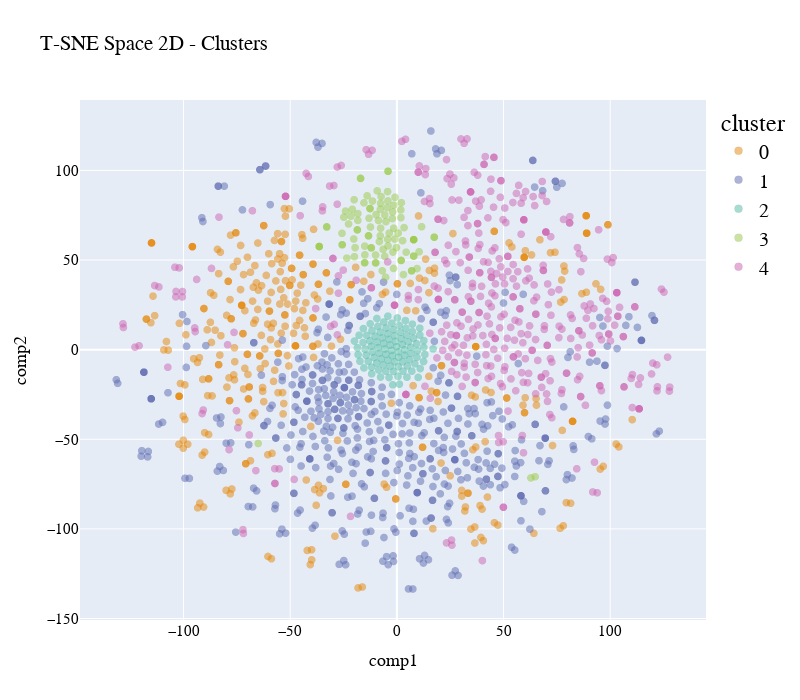

Write notebook code for a chart like this one.
### Code cell
plot_pca_2d(df_tsne_2d, title = "T-SNE Space 2D - Clusters", opacity=0.5, width_line = 0.1)

### Figure 1 — Plotly figure (JSON) as saved in the notebook; plotly's stock layout.template omitted (floating-point values rounded to 4 significant figures; data arrays with more than 128 entries replaced by an {"elided": "..."} marker saying what was removed)
{"data": [{"hovertemplate": "cluster=0<br>comp1=%{x}<br>comp2=%{y}<extra></extra>", "legendgroup": "0", "marker": {"color": "rgb(229, 134, 6)", "line": {"color": "black", "width": 0.1}, "opacity": 0.5, "size": 8, "symbol": "circle"}, "mode": "markers", "name": "0", "showlegend": true, "type": "scattergl", "x": {"elided": "356 float values"}, "xaxis": "x", "y": {"elided": "356 float values"}, "yaxis": "y"}, {"hovertemplate": "cluster=1<br>comp1=%{x}<br>comp2=%{y}<extra></extra>", "legendgroup": "1", "marker": {"color": "rgb(93, 105, 177)", "line": {"color": "black", "width": 0.1}, "opacity": 0.5, "size": 8, "symbol": "circle"}, "mode": "markers", "name": "1", "showlegend": true, "type": "scattergl", "x": {"elided": "522 float values"}, "xaxis": "x", "y": {"elided": "522 float values"}, "yaxis": "y"}, {"hovertemplate": "cluster=2<br>comp1=%{x}<br>comp2=%{y}<extra></extra>", "legendgroup": "2", "marker": {"color": "rgb(82, 188, 163)", "line": {"color": "black", "width": 0.1}, "opacity": 0.5, "size": 8, "symbol": "circle"}, "mode": "markers", "name": "2", "showlegend": true, "type": "scattergl", "x": [9.431, -13.43, 5.933, 8.443, -10.26, -7.263, -10.7, -5.083, -2.505, -9.356, -7.665, -8.232, 0.6665, -6.307, -8.888, -0.06687, -7.82, 12.52, -2.368, 4.594, -17.71, -4.305, 13.13, -3.158, 0.7944, -15.44, 10.76, 9.617, 9.279, -8.711, -6.089, 16.99, 6.505, -11.82, 4.933, -15.7, 3.641, -18.2, 4.714, -8.548, 2.665, 7.254, -11.49, 4.185, -12.51, 0.7065, -1.598, 2.061, -9.45, -1.505, -4.187, -1.092, 1.57, 10.77, -3.709, -1.915, -3.681, -0.6344, 0.2212, -9.257, -17.3, 10.96, 6.626, -14.1, -5.617, -14.42, -11.85, -6.155, -12.6, 7.794, 0.5345, -11.95, -5.164, -6.854, -18.48, 4.0, -5.1, 3.632, -15.86, -14.92, -4.204, 2.613, 1.181, -19.9, -2.113, -3.082, 12.62, 7.3, 2.877, 7.038, 12.65, 5.264, 9.973, -1.059, -11.67, 1.092], "xaxis": "x", "y": [-4.263, -6.51, -5.541, -7.893, 7.404, -5.063, -4.396, 12.06, -0.4171, 17.38, -15.29, -1.966, -9.467, -8.531, 13.0, 1.615, 9.744, -6.618, 14.75, 7.955, 8.041, 8.901, -2.734, 2.599, -4.269, -10.21, 12.0, -0.5374, 3.258, 1.113, 15.42, 0.4441, 1.346, -13.5, -9.093, 11.76, -3.205, -2.784, -15.35, -11.32, -6.79, 14.24, -1.291, 11.86, 14.41, -1.226, 11.17, 6.109, -7.48, -12.17, -5.878, 7.81, 9.656, 8.149, 5.739, -19.62, -15.56, 4.634, 17.71, 4.233, -6.489, -10.56, -2.049, 7.932, 0.3709, -3.213, -9.739, 3.481, 4.911, 6.33, -14.93, 1.842, -12.09, 6.634, 1.031, 16.23, -2.633, 0.008617, 4.011, 0.2878, 18.71, 2.886, -19.25, 4.793, -3.395, -9.194, 1.272, 10.08, -11.97, -11.99, 5.021, 4.363, -15.47, -6.713, 10.59, 13.53], "yaxis": "y"}, {"hovertemplate": "cluster=3<br>comp1=%{x}<br>comp2=%{y}<extra></extra>", "legendgroup": "3", "marker": {"color": "rgb(153, 201, 69)", "line": {"color": "black", "width": 0.1}, "opacity": 0.5, "size": 8, "symbol": "circle"}, "mode": "markers", "name": "3", "showlegend": true, "type": "scattergl", "x": [-7.786, -4.369, -24.06, -9.991, 7.881, -4.147, -18.28, 7.881, -18.29, 64.82, -15.07, 7.881, 4.346, -4.199, 11.59, -13.29, -12.38, -18.53, -36.41, -1.414, 17.5, -17.02, -20.2, -1.978, 3.373, 2.007, -25.72, -15.44, -6.826, -5.296, -11.99, -36.41, -15.1, 0.6221, -3.605, -4.349, -19.6, -4.147, 6.911, -25.64, -4.571, -0.1901, 17.5, -13.94, -4.147, -7.633, -12.6, -32.89, -0.8758, -5.649, -20.04, -15.1, -6.458, -17.02, 1.912, 7.877, -65.02, -13.29, -9.769, -8.186, -9.228, 3.083, 2.676, -5.662, -24.89, 6.911, -7.73, -9.95, -9.95, -15.0, 10.42, -25.64, 62.82, -7.405, -0.9785, -5.114, -11.44, 9.457, -23.47, -11.99, 2.007, -36.41, 7.877, -8.625, 2.111, -20.9, -22.65, -21.51, -2.116, -1.484, 1.812, -12.6, -13.06, -1.836, -32.89, -1.545, -19.93, -7.618, 7.881, -18.53], "xaxis": "x", "y": [63.51, 88.18, 77.31, 52.81, 61.36, 99.53, 75.89, 61.36, 72.11, -70.89, 57.76, 61.36, 54.38, 83.0, 68.59, 63.5, 68.42, 66.83, 57.55, 80.61, 62.74, 95.54, 61.74, 76.87, 68.07, 49.78, 64.89, 81.89, 44.0, 40.37, 56.81, 57.55, 48.47, 65.05, 65.03, 61.6, 56.93, 99.53, 43.96, 58.54, 79.17, 56.97, 62.74, 85.81, 57.87, 67.75, 78.72, 68.46, 85.0, 75.11, 83.64, 48.47, 55.95, 95.54, 73.64, 52.2, -52.35, 63.5, 75.34, 60.3, 88.58, 41.86, 60.81, 52.04, 73.89, 43.96, 78.28, 48.41, 48.41, 52.91, 54.58, 58.54, -71.57, 85.44, 61.72, 71.43, 82.9, 45.25, 51.07, 56.81, 49.78, 57.55, 52.2, 72.06, 82.02, 78.33, 70.12, 74.48, 73.12, 67.77, 77.97, 78.72, 73.31, 54.44, 68.46, 45.34, 51.88, 81.62, 61.36, 66.83], "yaxis": "y"}, {"hovertemplate": "cluster=4<br>comp1=%{x}<br>comp2=%{y}<extra></extra>", "legendgroup": "4", "marker": {"color": "rgb(204, 97, 176)", "line": {"color": "black", "width": 0.1}, "opacity": 0.5, "size": 8, "symbol": "circle"}, "mode": "markers", "name": "4", "showlegend": true, "type": "scattergl", "x": {"elided": "422 float values"}, "xaxis": "x", "y": {"elided": "422 float values"}, "yaxis": "y"}], "layout": {"autosize": false, "font": {"color": "black", "family": "Gilroy", "size": 15}, "height": 700, "legend": {"font": {"size": 20}, "title": {"font": {"family": "Times New Roman"}, "text": "cluster"}, "tracegroupgap": 0}, "scene": {"xaxis": {"title": {"font": {"color": "black"}, "text": "comp1"}}, "yaxis": {"title": {"font": {"color": "black"}, "text": "comp2"}}}, "showlegend": true, "title": {"text": "T-SNE Space 2D - Clusters"}, "width": 800, "xaxis": {"anchor": "y", "domain": [0, 1], "title": {"text": "comp1"}}, "yaxis": {"anchor": "x", "domain": [0, 1], "title": {"text": "comp2"}}}}
